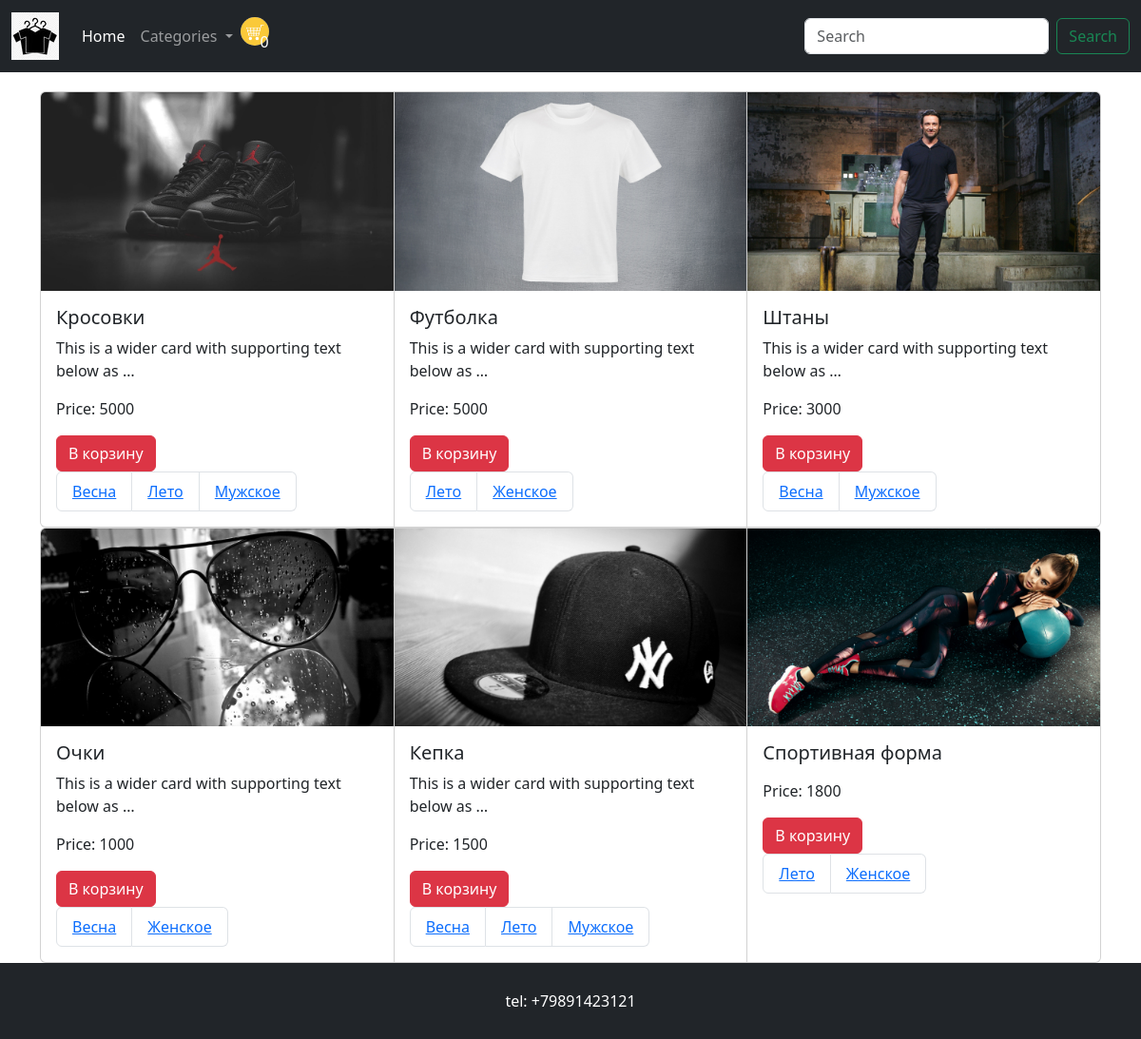
The page / on the database its author committed.
### store/models.py (models this page shows, shortened)
class Product(models.Model):
    title= models.CharField(max_length=150,db_index=True)
    info= models.TextField(blank=True)
    price= models.IntegerField()
    categories= models.ManyToManyField('Category', related_name='products', blank=True)
    image=models.ImageField(upload_to="images/", default= "images/default.jpg")
    def get_absolute_url(self):
        return reverse("product_detail_url", kwargs={'pk': self.pk})

class Category(models.Model):
    title= models.CharField(max_length=150)
    def get_absolute_url(self):
        return reverse("category_detail_url", kwargs={'pk': self.pk})

### store/views.py (the view)
# urls.py: path('',product_list,name="product_list_url"),
def product_list(request):
    categories = Category.objects.all()
    search_querry=  request.GET.get('search', None)
    if search_querry:
        products= Product.objects.filter(title__icontains=search_querry)
    else:
        products = Product.objects.all()
    return render(
        request,
        "store/product_list.html",
        context={"product_list": build_template(products, 3), "categories": categories},
    )

### store/views.py (called while the page is built)
def build_template(lst: list, cols: int) -> list:
    return [lst[i : i + cols] for i in range(0, len(lst), cols)]

### store/templates/store/product_list.html (shortened to what this page needs)
{% extends "store/index.html" %}
{% block content %}
{% include "store/includes/card_group.html" %}
{% endblock content %}

### store/templates/store/includes/card_group.html
{% for products in product_list %}
<div class="card-group">
    {% for product in products %}
    <div class="card">
        <a href="{{ product.get_absolute_url }}">
            {% include "store/includes/img.html" %}
        </a>
        <div class="card-body">
            <h5 class="card-title">{{ product.title }}</h5>
            <p class="card-text">{{ product.info|truncatewords:10 }}</p>
            <p class="card-text">Price: <span class="card__price">{{ product.price }}</span></p>
            <button type="button" class="btn btn-danger card__add-cart" data-id="{{ product.id }}">В корзину </button>
            <ul class="list-group list-group-horizontal">
                {% for category in product.categories.all %}
                <li class="list-group-item"><a href="{{ category.get_absolute_url }}"> {{ category.title }} </a></li>
                {% endfor %}
            </ul>
        </div>
    </div>
    {% endfor %}
</div>
{% endfor %}

### store/templates/store/includes/img.html
<img src="{{ product.image.url }}" class="card-img-top"
        alt="{{ product.title }}">

### rows shown on the page
Product: image (picture), title "Кросовки", info "This is a wider card with supporting text below as …", price "5000"
Category: title "Весна"
Category: title "Лето"
Category: title "Мужское"
Product: image (picture), title "Футболка", info "This is a wider card with supporting text below as …", price "5000"
Category: title "Женское"
Product: image (picture), title "Штаны", info "This is a wider card with supporting text below as …", price "3000"
Product: image (picture), title "Очки", info "This is a wider card with supporting text below as …", price "1000"
Product: image (picture), title "Кепка", info "This is a wider card with supporting text below as …", price "1500"
Product: image (picture), title "Спортивная форма", price "1800"
